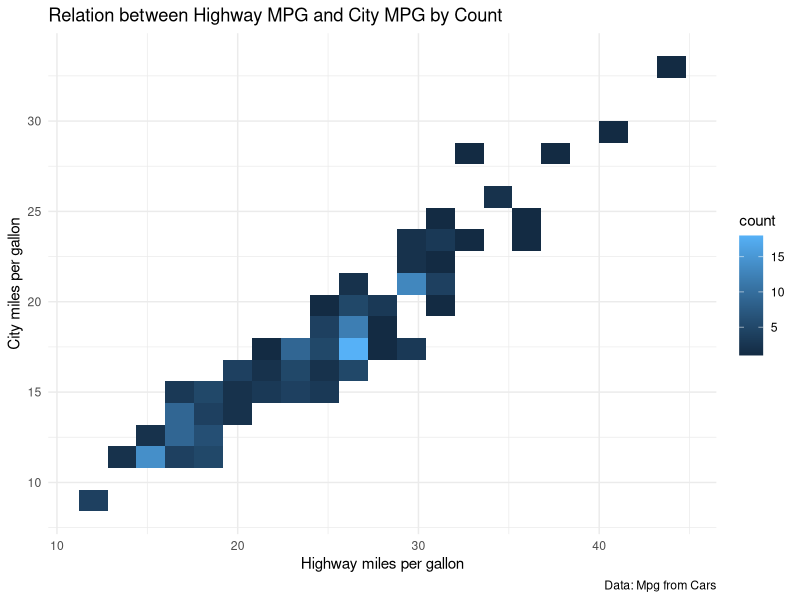
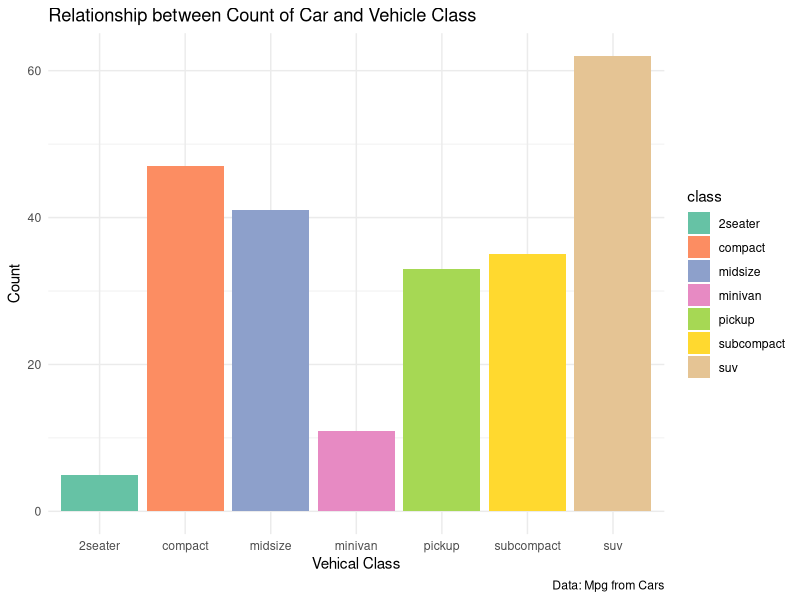
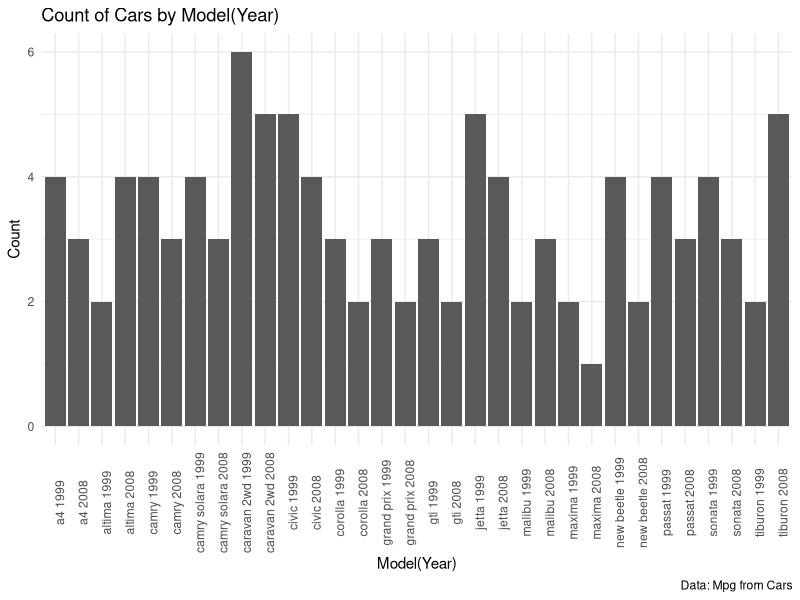
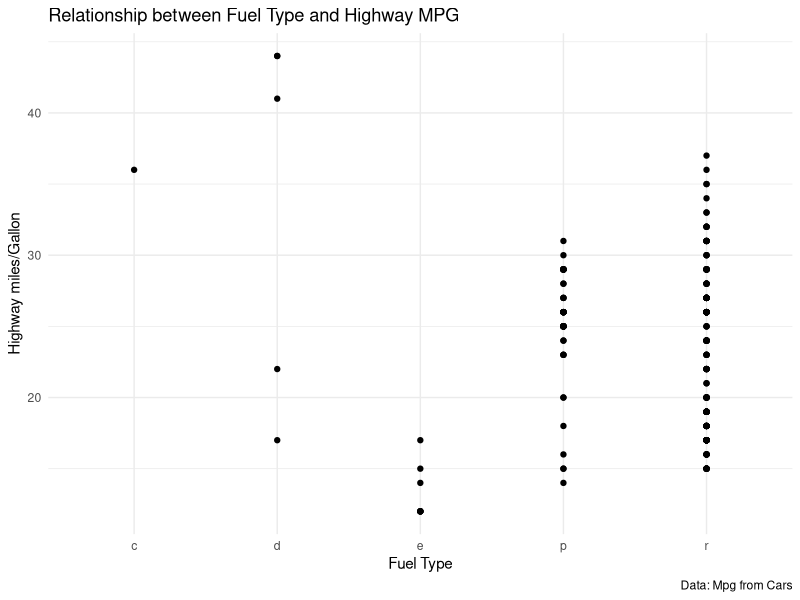
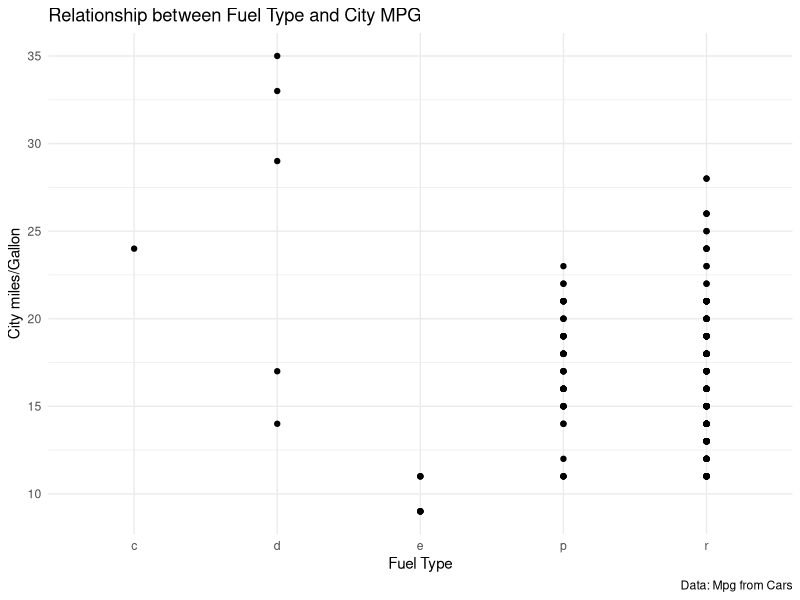
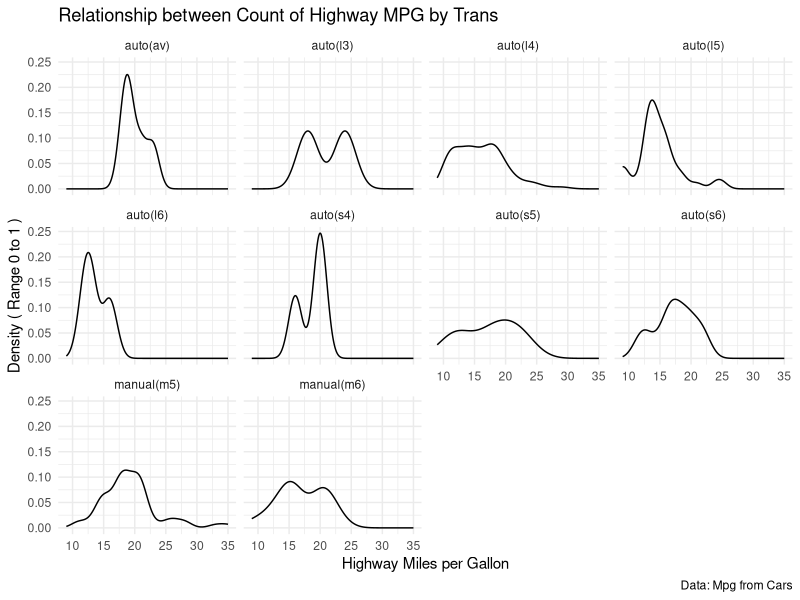
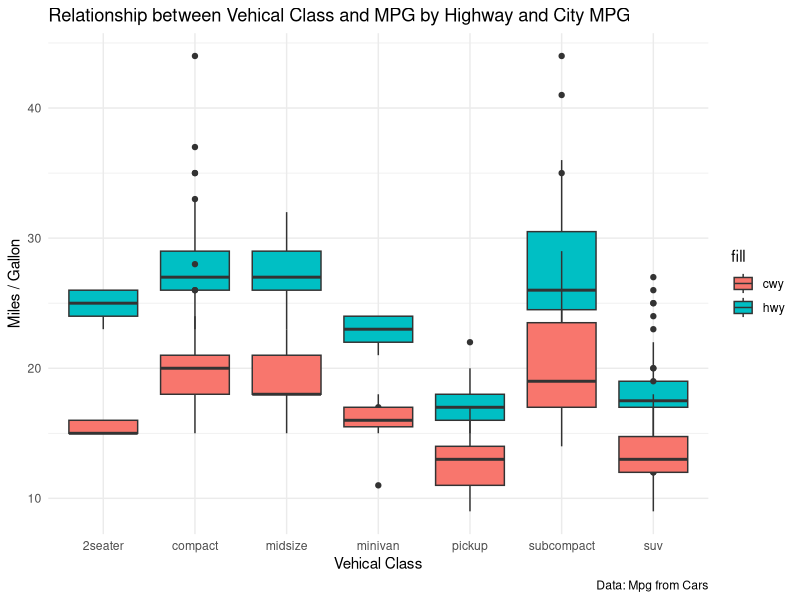
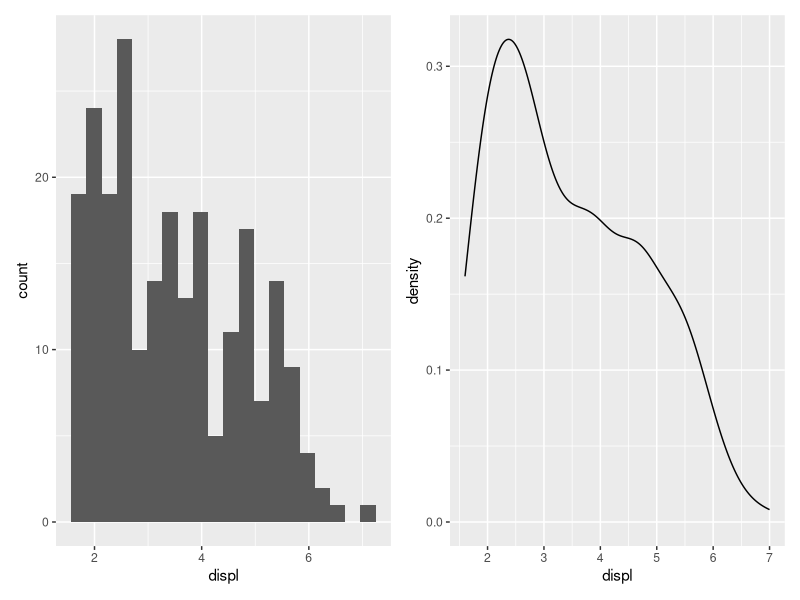

Write R code to recreate these figures, in order.
## ---- chunk 1
library(tidyverse)
library(patchwork)

head(mpg)
## ---- chunk 2
set.seed(42)
ggplot(sample_n(mpg,200), aes(hwy, cty)) + 
  geom_bin2d(bins=20) + 
  theme_minimal() +
  labs(
    title = "Relation between Highway MPG and City MPG by Count",
    caption = "Data: Mpg from Cars",
    y = "City miles per gallon",
    x = "Highway miles per gallon"
  )
## ---- chunk 3
ggplot(mpg, aes(x = class, fill = class)) +
  geom_bar() + 
  theme_minimal() + 
  scale_fill_brewer(palette = "Set2") +
  labs(
    title = "Relationship between Count of Car and Vehicle Class",
    x = "Vehical Class",
    y = "Count",
    caption = "Data: Mpg from Cars"
  ) 

## ---- chunk 4
car1 <- mpg %>%
  filter(drv == "f") %>%
  mutate(model = paste(model,year))

ggplot(car1, aes(model)) +
  geom_bar() +
  theme_minimal() +
  theme(axis.text.x = element_text(angle = 90)) +
  labs(
    title = "Count of Cars by Model(Year)",
    x = "Model(Year)",
    y = "Count",
    caption = "Data: Mpg from Cars"
  )
## ---- chunk 5
ggplot(mpg, aes(fl, hwy)) +
  geom_point() + 
  theme_minimal() +
  labs(
    title = "Relationship between Fuel Type and Highway MPG",
    x = "Fuel Type",
    y = "Highway miles/Gallon",
    caption = "Data: Mpg from Cars"
  )

ggplot(mpg, aes(fl, cty)) +
  geom_point() +
  theme_minimal() +
  labs(
    title = "Relationship between Fuel Type and City MPG",
    x = "Fuel Type",
    y = "City miles/Gallon",
    caption = "Data: Mpg from Cars"
  )
## ---- chunk 6
ggplot(mpg, aes(cty)) +
  geom_density() +
  theme_minimal() +
  facet_wrap(~trans, ncol = 4) +
  labs(
    title = "Relationship between Count of Highway MPG by Trans",
    x = "Highway Miles per Gallon",
    y = "Density ( Range 0 to 1 )",
    caption = "Data: Mpg from Cars"
  )
## ---- chunk 7
ggplot(mpg, aes(class, hwy)) +
  geom_boxplot(aes(fill = "hwy")) +
  geom_boxplot(aes(class, cty, fill = "cwy")) +
  theme_minimal() +
  labs(
    title = "Relationship between Vehical Class and MPG by Highway and City MPG",
    x = "Vehical Class",
    y = "Miles / Gallon",
    caption = "Data: Mpg from Cars"
  )
## ---- chunk 8
p1 <- ggplot(mpg, aes(displ)) +
  geom_histogram(bins = 20)
p2 <- ggplot(mpg, aes(displ)) +
  geom_density()

(p1 + p2)
## ---- chunk 9
# relevel คือ มาก -> น้อย
# geom_col ใช้กับ data ที่ผ่าน agg
mpg %>%
  group_by(class) %>%
  summarise(avg_cty = mean(cty)) %>%
  ggplot(aes(x=reorder(class, avg_cty), y=avg_cty, label=sprintf("%0.2f", round(avg_cty, digits = 2)))) +
  geom_col() +
  labs(title = "Average City MPG by Car Type",
  y = "Average City MPG",
  x = "Car Type") +
  geom_text(size = 3, vjust = 1.5, colour = "white") +
  theme_minimal()
